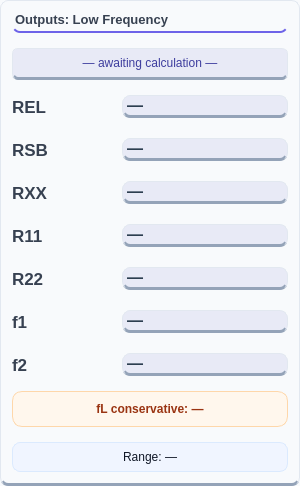
        <widget class="QFrame" name="frameOutputs">
         <property name="sizePolicy">
          <sizepolicy hsizetype="Preferred" vsizetype="Preferred">
           <horstretch>0</horstretch>
           <verstretch>0</verstretch>
          </sizepolicy>
         </property>
         <property name="minimumSize">
          <size>
           <width>300</width>
           <height>0</height>
          </size>
         </property>
         <property name="maximumSize">
          <size>
           <width>16777215</width>
           <height>16777215</height>
          </size>
         </property>
         <property name="styleSheet">
          <string notr="true">background-color: #f8fafc;
color: #334155;
border-radius: 8px;
border: 1px solid #e2e8f0;
border-bottom: 3px solid #94a3b8;
font-family: 'Inter', sans-serif;</string>
         </property>
         <property name="frameShape">
          <enum>QFrame::Shape::StyledPanel</enum>
         </property>
         <layout class="QVBoxLayout" name="verticalLayout_2">
          <property name="spacing">
           <number>15</number>
          </property>
          <item>
           <widget class="QLabel" name="labelOutput">
            <property name="sizePolicy">
             <sizepolicy hsizetype="Preferred" vsizetype="Fixed">
              <horstretch>0</horstretch>
              <verstretch>0</verstretch>
             </sizepolicy>
            </property>
            <property name="styleSheet">
             <string notr="true">QLabel {
    color: #374151;
    font-size: 13px;
    font-weight: 600;
	background-color: transparent;
    padding-bottom: 4px;
    border: none;
    border-bottom: 2px solid #6D63E8;
	
	
	font: 13pt &quot;Rockwell&quot;;
}</string>
            </property>
            <property name="text">
             <string>Outputs: Low Frequency</string>
            </property>
           </widget>
          </item>
          <item>
           <widget class="QLabel" name="labelMode">
            <property name="minimumSize">
             <size>
              <width>0</width>
              <height>32</height>
             </size>
            </property>
            <property name="maximumSize">
             <size>
              <width>16777215</width>
              <height>32</height>
             </size>
            </property>
            <property name="styleSheet">
             <string notr="true">QLabel {
    background-color: #e8eaf6;
    color: #3d3d9e;
    border-radius: 6px;
    font: 700 11pt &quot;Rockwell&quot;;
    padding: 4px 14px; 
    qproperty-alignment: AlignCenter;
}</string>
            </property>
            <property name="text">
             <string>— awaiting calculation —</string>
            </property>
            <property name="alignment">
             <set>Qt::AlignmentFlag::AlignCenter</set>
            </property>
           </widget>
          </item>
          <item>
           <layout class="QGridLayout" name="gridOutputs">
            <property name="horizontalSpacing">
             <number>10</number>
            </property>
            <property name="verticalSpacing">
             <number>20</number>
            </property>
            <item row="2" column="1">
             <widget class="QLabel" name="labelRXX">
              <property name="styleSheet">
               <string notr="true">font-size: 16px; font-weight: bold; color: #2c3e50; background: #e8eaf6;

</string>
              </property>
              <property name="text">
               <string>—</string>
              </property>
              <property name="result" stdset="0">
               <bool>true</bool>
              </property>
             </widget>
            </item>
            <item row="4" column="0">
             <widget class="QLabel" name="labelR11Title">
              <property name="minimumSize">
               <size>
                <width>0</width>
                <height>0</height>
               </size>
              </property>
              <property name="maximumSize">
               <size>
                <width>100</width>
                <height>16777215</height>
               </size>
              </property>
              <property name="styleSheet">
               <string notr="true">QLabel {
    color: #374151;
    font-family: &quot;Rockwell&quot;;
    font-size: 13pt;
    font-weight: bold;
    background: transparent;
    border: none;
}</string>
              </property>
              <property name="text">
               <string>R11</string>
              </property>
             </widget>
            </item>
            <item row="5" column="0">
             <widget class="QLabel" name="labelR22Title">
              <property name="minimumSize">
               <size>
                <width>0</width>
                <height>0</height>
               </size>
              </property>
              <property name="maximumSize">
               <size>
                <width>100</width>
                <height>16777215</height>
               </size>
              </property>
              <property name="styleSheet">
               <string notr="true">QLabel {
    color: #374151;
    font-family: &quot;Rockwell&quot;;
    font-size: 13pt;
    font-weight: bold;
    background: transparent;
    border: none;
}</string>
              </property>
              <property name="text">
               <string>R22</string>
              </property>
             </widget>
            </item>
            <item row="5" column="1">
             <widget class="QLabel" name="labelR22">
              <property name="styleSheet">
               <string notr="true">font-size: 16px; font-weight: bold; color: #2c3e50; background: #e8eaf6;

</string>
              </property>
              <property name="text">
               <string>—</string>
              </property>
              <property name="result" stdset="0">
               <bool>true</bool>
              </property>
             </widget>
            </item>
            <item row="0" column="1">
             <widget class="QLabel" name="labelREL">
              <property name="styleSheet">
               <string notr="true">font-size: 16px; font-weight: bold; color: #2c3e50; background: #e8eaf6;

</string>
              </property>
              <property name="text">
               <string>—</string>
              </property>
              <property name="result" stdset="0">
               <bool>true</bool>
              </property>
             </widget>
            </item>
            <item row="0" column="0">
             <widget class="QLabel" name="labelRELTitle">
              <property name="minimumSize">
               <size>
                <width>0</width>
                <height>0</height>
               </size>
              </property>
              <property name="maximumSize">
               <size>
                <width>100</width>
                <height>16777215</height>
               </size>
              </property>
              <property name="styleSheet">
               <string notr="true">QLabel {
    color: #374151;
    font-family: &quot;Rockwell&quot;;
    font-size: 13pt;
    font-weight: bold;
    background: transparent;
    border: none;
}</string>
              </property>
              <property name="text">
               <string>REL</string>
              </property>
             </widget>
            </item>
            <item row="7" column="1">
             <widget class="QLabel" name="labelF1">
              <property name="styleSheet">
               <string notr="true">font-size: 16px; font-weight: bold; color: #2c3e50; background: #e8eaf6;

</string>
              </property>
              <property name="text">
               <string>—</string>
              </property>
              <property name="result" stdset="0">
               <bool>true</bool>
              </property>
             </widget>
            </item>
            <item row="8" column="0">
             <widget class="QLabel" name="labelF2Title">
              <property name="minimumSize">
               <size>
                <width>0</width>
                <height>0</height>
               </size>
              </property>
              <property name="maximumSize">
               <size>
                <width>100</width>
                <height>16777215</height>
               </size>
              </property>
              <property name="styleSheet">
               <string notr="true">QLabel {
    color: #374151;
    font-family: &quot;Rockwell&quot;;
    font-size: 13pt;
    font-weight: bold;
    background: transparent;
    border: none;
}</string>
              </property>
              <property name="text">
               <string>f2</string>
              </property>
             </widget>
            </item>
            <item row="7" column="0">
             <widget class="QLabel" name="labelF1Title">
              <property name="minimumSize">
               <size>
                <width>0</width>
                <height>0</height>
               </size>
              </property>
              <property name="maximumSize">
               <size>
                <width>100</width>
                <height>16777215</height>
               </size>
              </property>
              <property name="styleSheet">
               <string notr="true">QLabel {
    color: #374151;
    font-family: &quot;Rockwell&quot;;
    font-size: 13pt;
    font-weight: bold;
    background: transparent;
    border: none;
}</string>
              </property>
              <property name="text">
               <string>f1</string>
              </property>
             </widget>
            </item>
            <item row="8" column="1">
             <widget class="QLabel" name="labelF2">
              <property name="styleSheet">
               <string notr="true">font-size: 16px; font-weight: bold; color: #2c3e50; background: #e8eaf6;

</string>
              </property>
              <property name="text">
               <string>—</string>
              </property>
              <property name="result" stdset="0">
               <bool>true</bool>
              </property>
             </widget>
            </item>
            <item row="4" column="1">
             <widget class="QLabel" name="labelR11">
              <property name="styleSheet">
               <string notr="true">font-size: 16px; font-weight: bold; color: #2c3e50; background: #e8eaf6;

</string>
              </property>
              <property name="text">
               <string>—</string>
              </property>
              <property name="result" stdset="0">
               <bool>true</bool>
              </property>
             </widget>
            </item>
            <item row="2" column="0">
             <widget class="QLabel" name="labelRXXTitle">
              <property name="minimumSize">
               <size>
                <width>0</width>
                <height>0</height>
               </size>
              </property>
              <property name="maximumSize">
               <size>
                <width>100</width>
                <height>16777215</height>
               </size>
              </property>
              <property name="styleSheet">
               <string notr="true">QLabel {
    color: #374151;
    font-family: &quot;Rockwell&quot;;
    font-size: 13pt;
    font-weight: bold;
    background: transparent;
    border: none;
}</string>
              </property>
              <property name="text">
               <string>RXX</string>
              </property>
             </widget>
            </item>
            <item row="1" column="0">
             <widget class="QLabel" name="labelRSBTitle">
              <property name="minimumSize">
               <size>
                <width>0</width>
                <height>0</height>
               </size>
              </property>
              <property name="maximumSize">
               <size>
                <width>100</width>
                <height>16777215</height>
               </size>
              </property>
              <property name="styleSheet">
               <string notr="true">QLabel {
    color: #374151;
    font-family: &quot;Rockwell&quot;;
    font-size: 13pt;
    font-weight: bold;
    background: transparent;
    border: none;
}</string>
              </property>
              <property name="text">
               <string>RSB</string>
              </property>
             </widget>
            </item>
            <item row="1" column="1">
             <widget class="QLabel" name="labelRSB">
              <property name="styleSheet">
               <string notr="true">font-size: 16px; font-weight: bold; color: #2c3e50; background: #e8eaf6;

</string>
              </property>
              <property name="text">
               <string>—</string>
              </property>
              <property name="result" stdset="0">
               <bool>true</bool>
              </property>
             </widget>
            </item>
           </layout>
          </item>
          <item>
           <widget class="QLabel" name="labelFLConservative">
            <property name="styleSheet">
             <string notr="true">QLabel {
    background-color: #fff7ed;
    border: 1px solid #fed7aa;
    border-radius: 10px;
    padding: 10px;
    color: #9a3412;
    font-size: 12px;
    font-weight: 700;
}</string>
            </property>
            <property name="text">
             <string>fL conservative: —</string>
            </property>
            <property name="alignment">
             <set>Qt::AlignmentFlag::AlignCenter</set>
            </property>
           </widget>
          </item>
          <item>
           <widget class="QLabel" name="labelFLRange">
            <property name="styleSheet">
             <string notr="true">QLabel {
    background-color: #f0f5ff;
    border: 1px solid #dbeafe;
    border-radius: 8px;
    padding: 7px 5px;
    color: #111827;
    font-size: 12px;
}</string>
            </property>
            <property name="text">
             <string>Range: —</string>
            </property>
            <property name="alignment">
             <set>Qt::AlignmentFlag::AlignCenter</set>
            </property>
            <property name="result" stdset="0">
             <bool>true</bool>
            </property>
           </widget>
          </item>
         </layout>
        </widget>
